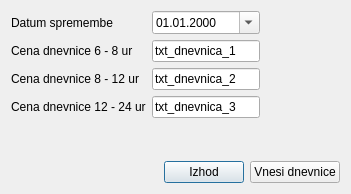
<?xml version="1.0" encoding="UTF-8"?>
<ui version="4.0">
 <class>sif_dnevnice</class>
 <widget class="QDialog" name="sif_dnevnice">
  <property name="geometry">
   <rect>
    <x>0</x>
    <y>0</y>
    <width>351</width>
    <height>194</height>
   </rect>
  </property>
  <property name="windowTitle">
   <string>Dialog</string>
  </property>
  <layout class="QVBoxLayout" name="verticalLayout">
   <item>
    <layout class="QHBoxLayout" name="horizontalLayout">
     <item>
      <layout class="QFormLayout" name="formLayout">
       <item row="0" column="0">
        <widget class="QLabel" name="label">
         <property name="text">
          <string>Datum spremembe</string>
         </property>
        </widget>
       </item>
       <item row="1" column="0">
        <widget class="QLabel" name="label_2">
         <property name="text">
          <string>Cena dnevnice 6 - 8 ur</string>
         </property>
        </widget>
       </item>
       <item row="2" column="0">
        <widget class="QLabel" name="label_3">
         <property name="text">
          <string>Cena dnevnice 8 - 12 ur</string>
         </property>
        </widget>
       </item>
       <item row="3" column="0">
        <widget class="QLabel" name="label_4">
         <property name="text">
          <string>Cena dnevnice 12 - 24 ur</string>
         </property>
        </widget>
       </item>
       <item row="1" column="1">
        <widget class="QLineEdit" name="txt_dnevnica_1">
         <property name="text">
          <string>txt_dnevnica_1</string>
         </property>
        </widget>
       </item>
       <item row="2" column="1">
        <widget class="QLineEdit" name="txt_dnevnica_2">
         <property name="text">
          <string>txt_dnevnica_2</string>
         </property>
        </widget>
       </item>
       <item row="3" column="1">
        <widget class="QLineEdit" name="txt_dnevnica_3">
         <property name="text">
          <string>txt_dnevnica_3</string>
         </property>
        </widget>
       </item>
       <item row="0" column="1">
        <widget class="QDateEdit" name="txt_datum">
         <property name="displayFormat">
          <string>dd.MM.yyyy</string>
         </property>
         <property name="calendarPopup">
          <bool>true</bool>
         </property>
        </widget>
       </item>
      </layout>
     </item>
     <item>
      <spacer name="horizontalSpacer_2">
       <property name="orientation">
        <enum>Qt::Horizontal</enum>
       </property>
       <property name="sizeHint" stdset="0">
        <size>
         <width>40</width>
         <height>20</height>
        </size>
       </property>
      </spacer>
     </item>
    </layout>
   </item>
   <item>
    <spacer name="verticalSpacer">
     <property name="orientation">
      <enum>Qt::Vertical</enum>
     </property>
     <property name="sizeHint" stdset="0">
      <size>
       <width>20</width>
       <height>1</height>
      </size>
     </property>
    </spacer>
   </item>
   <item>
    <layout class="QHBoxLayout" name="horizontalLayout_2">
     <item>
      <spacer name="horizontalSpacer">
       <property name="orientation">
        <enum>Qt::Horizontal</enum>
       </property>
       <property name="sizeHint" stdset="0">
        <size>
         <width>40</width>
         <height>20</height>
        </size>
       </property>
      </spacer>
     </item>
     <item>
      <widget class="QPushButton" name="btn_izhod">
       <property name="text">
        <string>Izhod</string>
       </property>
      </widget>
     </item>
     <item>
      <widget class="QPushButton" name="btn_sprejmi">
       <property name="text">
        <string>Vnesi dnevnice</string>
       </property>
      </widget>
     </item>
    </layout>
   </item>
  </layout>
 </widget>
 <resources/>
 <connections/>
</ui>
